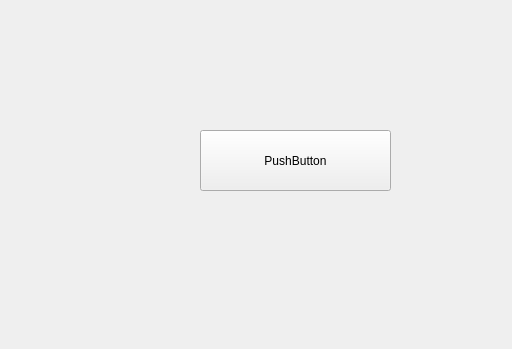
<?xml version="1.0" encoding="UTF-8"?>
<ui version="4.0">
 <class>Widget</class>
 <widget class="QWidget" name="Widget">
  <property name="geometry">
   <rect>
    <x>0</x>
    <y>0</y>
    <width>512</width>
    <height>349</height>
   </rect>
  </property>
  <property name="windowTitle">
   <string>Widget</string>
  </property>
  <widget class="QPushButton" name="pushButton">
   <property name="geometry">
    <rect>
     <x>200</x>
     <y>130</y>
     <width>191</width>
     <height>61</height>
    </rect>
   </property>
   <property name="text">
    <string>PushButton</string>
   </property>
  </widget>
 </widget>
 <layoutdefault spacing="6" margin="11"/>
 <resources/>
 <connections/>
</ui>
